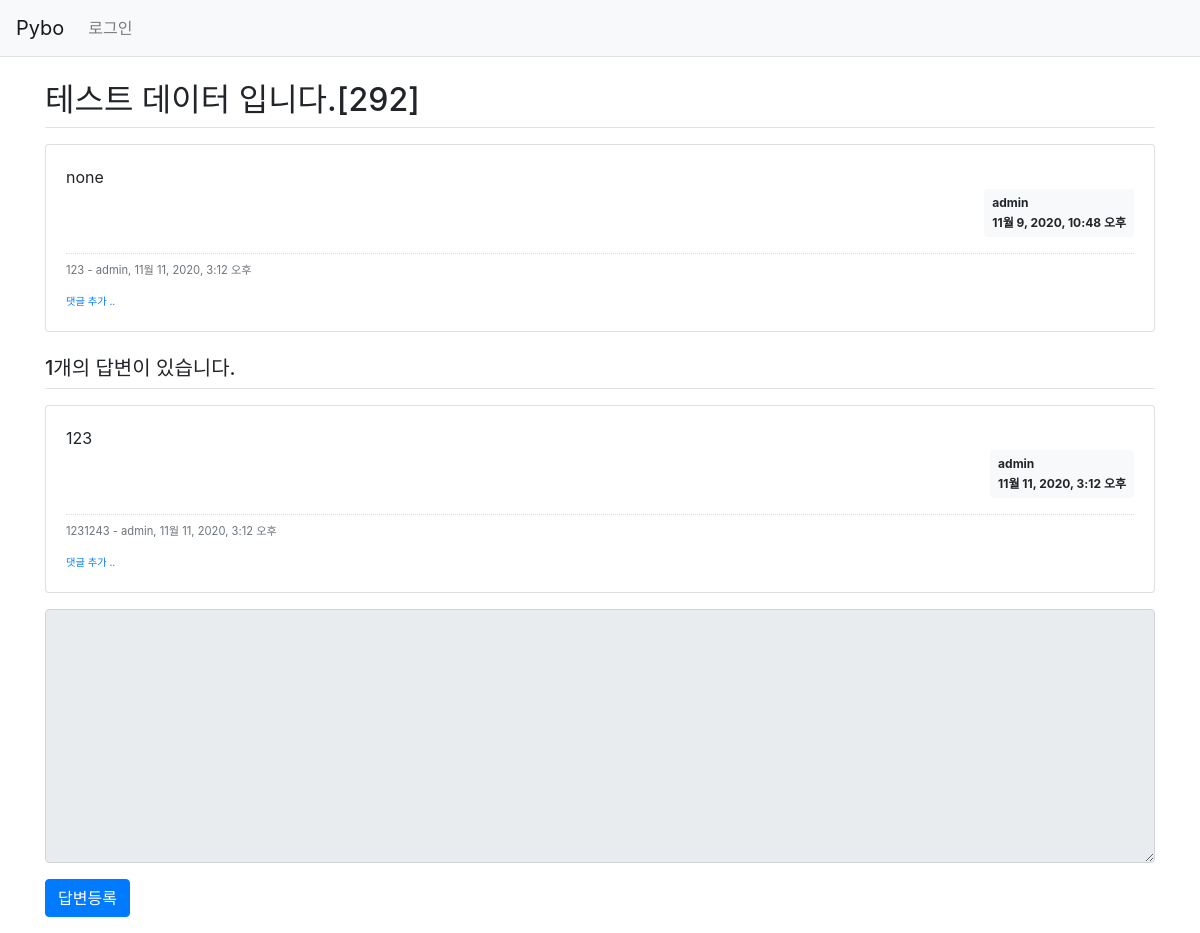
The app's page /pybo/299/, older data.
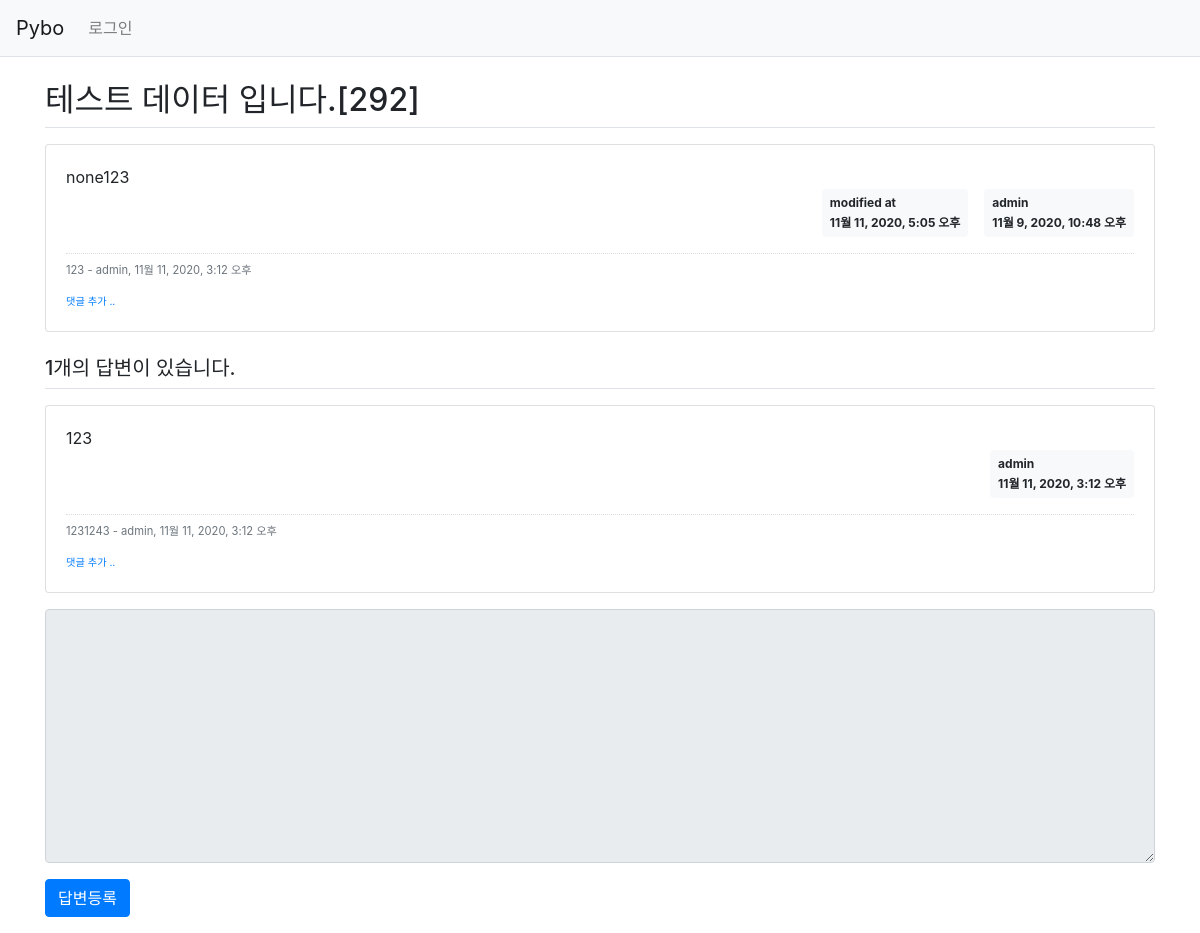
The same page, newer data.
### pybo/models.py (models this page shows, shortened)
class Question(models.Model):
    author = models.ForeignKey(User, on_delete=models.CASCADE)
    subject = models.CharField(max_length=200)
    content = models.TextField()
    modify_date = models.DateTimeField(null=True, blank=True)
    create_date = models.DateTimeField()

### pybo/views/base_views.py (the view)
# urls.py: path('<int:question_id>/', base_views.detail, name='detail'),
def detail(request, question_id):
    question = get_object_or_404(Question, pk=question_id)
    context = {'question': question}
    return render(request, 'pybo/question_detail.html', context)

### templates/pybo/question_detail.html (shortened to what this page needs)
{% extends './base.html' %}
{% block content %}
<div class="container my-3">
    <h2 class="border-bottom py-2">{{ question.subject }}</h2>
    <div class="card my-3">
        <div class="card-body">
            <div class="card-text" style="white-space: pre-line;">{{ question.content }}</div>
            <div class="d-flex justify-content-end">
                {% if question.modify_date %}
                <div class="badge badge-light p-2 text-left mx-3">
                    <div class="mb-2">modified at</div>
                    <div>{{ question.modify_date }}</div>
                </div>
                {% endif %}
                <div class="badge badge-light p-2 text-left">
                    <div class="mb-2">{{ question.author.username }}</div>
                    <div>{{ question.create_date }}</div>
                </div>
            </div>
            {% if question.comment_set.count > 0 %}
            <div class="mt-3">
            {% for comment in question.comment_set.all %}
                <div class="comment py-2 text-muted">
                    <span style="white-space: pre-line;">{{ comment.content }}</span>
                    <span>
                        - {{ comment.author }}, {{ comment.create_date }}
                    </span>
                </div>
            {% endfor %}
            </div>
            {% endif %}
            <div>
                <a href="{% url 'pybo:comment_create_question' question.id  %}"
                   class="small"><small>댓글 추가 ..</small></a>
            </div>
        </div>
    </div>
    <h5 class="border-bottom my-3 py-2">{{question.answer_set.count}}개의 답변이 있습니다.</h5>
    {% for answer in question.answer_set.all %}
    <div class="card my-3">
        <div class="card-body">
            <div class="card-text" style="white-space: pre-line;">{{ answer.content }}</div>
            <div class="d-flex justify-content-end">
                <div class="badge badge-light p-2 text-left">
                    <div class="mb-2">{{ answer.author.username }}</div>
                    <div>{{ answer.create_date }}</div>
                </div>
            </div>
            {% if answer.comment_set.count > 0 %}
            <div class="mt-3">
            {% for comment in answer.comment_set.all %}
                <div class="comment py-2 text-muted">
                    <span style="white-space: pre-line;">{{ comment.content }}</span>
                    <span>
                        - {{ comment.author }}, {{ comment.create_date }}
                    </span>
                </div>
            {% endfor %}
            </div>
            {% endif %}
            <div>
                <a href="{% url 'pybo:comment_create_answer' answer.id  %}"
                   class="small"><small>댓글 추가 ..</small></a>
            </div>
        </div>
    </div>
    {% endfor %}
    <form action="{% url 'pybo:answer_create' question.id %}" method="post" class="my-3">
        <div class="form-group">
              <textarea {% if not user.is_authenticated %}disabled{% endif %}
              name="content" id="content" class="form-control" rows="10"></textarea>
        </div>
        <input type="submit" value="답변등록" class="btn btn-primary">
    </form>
</div>
{% endblock %}

Row changes from the older to the newer data that the page shows:
changed Question "테스트 데이터 입니다.[292]": content "none" → "none123"; modify_date (not shown) → "11월 11, 2020, 5:05 오후"
Text that changed along with them:
text now shown: "modified at"
